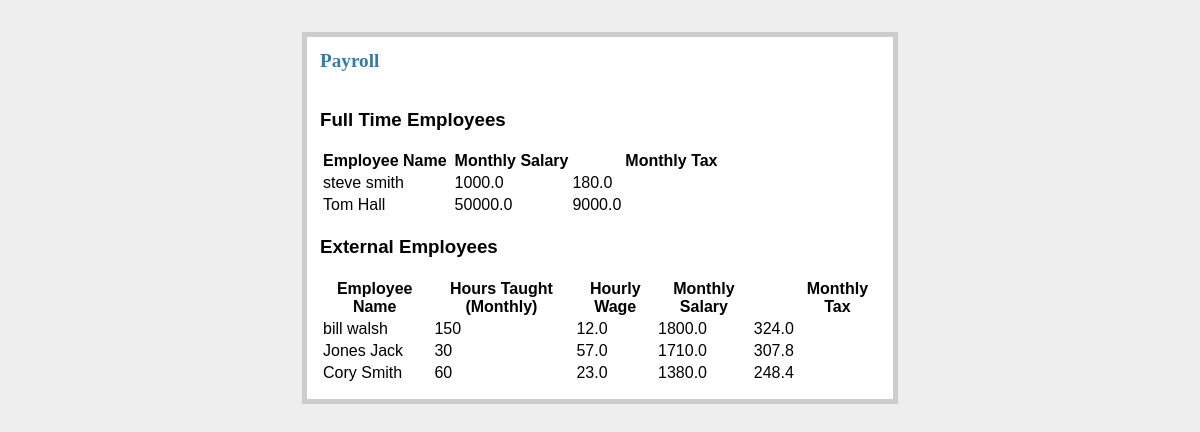
Before: /payroll with the older database file.
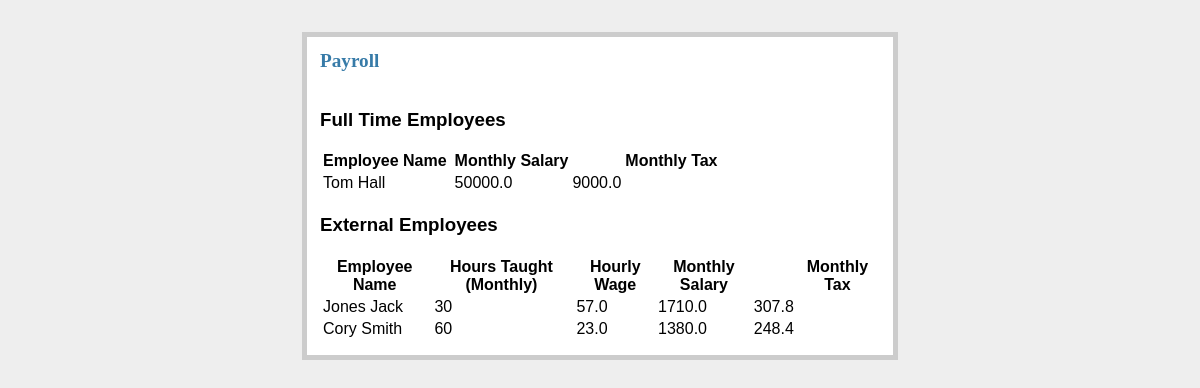
After: the same page with the newer database file.
### tables this page shows
CREATE TABLE FullTimeInstructor(id int , name varchar(20), salary float,PRIMARY KEY(id));

CREATE TABLE ExternalInstructor(id int , name varchar(20), hoursTaught int, hourlywage float, PRIMARY KEY(id));

### gym.py (the view)
@app.route('/payroll')
def view_payroll():
    db = get_db()
    externalMonthlyTaxCur = db.execute("Select distinct ei.id,ei.name,ei.hoursTaught,ei.hourlywage,((ei.hourlywage*ei.hoursTaught)*(0.10)+(ei.hourlywage*ei.hoursTaught)*(0.05)+(ei.hourlywage*ei.hoursTaught)*(0.03)) as tax, ei.hourlywage*ei.hoursTaught as salary from ExternalInstructor ei")
    eemTax = externalMonthlyTaxCur.fetchall()
    curMonthlyTax = db.execute("Select distinct ft.id,ft.name,ft.salary, (((ft.salary*(.10))+(ft.salary*(.05))+(ft.salary*(0.03)))) as tax from FullTimeInstructor ft")
    femTax = curMonthlyTax.fetchall()
    print(femTax)
    return render_template("view_payroll.html",extEmpMonthlyTax = eemTax,fullEmpMonthlyTax=femTax)

### gym.py (called while the page is built)
def connect_db():
    rv = sqlite3.connect(app.config["DATABASE"])
    rv.row_factory = sqlite3.Row
    return rv

def get_db():
    if not hasattr(g, 'sqlite_db'):
        g.sqlite_db = connect_db()
    return g.sqlite_db

### templates/view_payroll.html (shortened to what this page needs)
<!DOCTYPE html>
<html lang="en">
<head>
    <link rel=stylesheet type=text/css href="{{ url_for('static', filename='style.css') }}">
</head>
<div class="page">
<h2>Payroll</h2><br>
<h3>Full Time Employees</h3>
<table>
  <tr>
    <th>Employee Name</th>
      <th></th>
    <th>Monthly Salary</th>
      <th></th>
    <th>Monthly Tax</th>
  </tr>
  {% for ftm in fullEmpMonthlyTax%}
  <tr>
    <td>{{ftm.name}}</td>
      <th></th>
    <td>{{ftm.salary}}</td>
    <td>{{ftm.tax}}</td>
    {% endfor %}
    </tr>
</table>
<h3>External Employees</h3>
<table>
  <tr>
    <th>Employee Name</th>
      <th></th>
    <th>Hours Taught (Monthly)</th>
      <th></th>
      <th>Hourly Wage</th>
      <th>Monthly Salary</th>
      <th></th>
      <th>Monthly Tax</th>
  </tr>
  {% for extm in extEmpMonthlyTax%}
  <tr>
    <td>{{extm.name}}</td>
      <th></th>
      <td>{{ extm.hoursTaught }}</td>
      <th></th>
    <td>{{extm.hourlywage}}</td>
      <td>{{ extm.salary }}</td>
    <td>{{extm.tax}}</td>
    {% endfor %}
</table>
</div>
</body>
</html>

### static/style.css (style rules this page uses)
a, h1, h2 { color: #377ba8; }
h1, h2 { font-family: 'Georgia', serif; margin: 0; }
h2 { font-size: 1.2em; }
.page { margin: 2em auto; width: 35em; border: 5px solid #ccc; padding: 0.8em; background: white; }

Changed rows visible on the page:
removed FullTimeInstructor: name "steve smith", salary "1000.0", tax "180.0"
removed ExternalInstructor: name "bill walsh", hoursTaught "150", hourlywage "12.0", salary "1800.0", tax "324.0"
